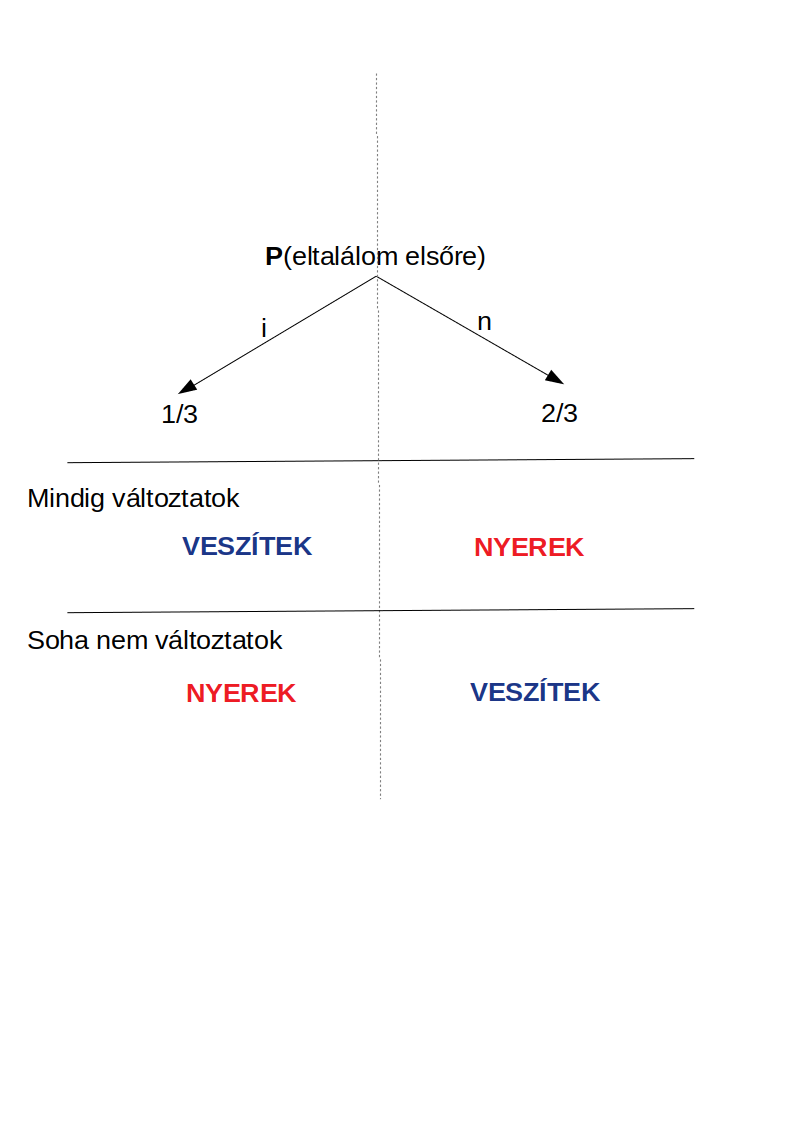
//> input picture bhax/thematic_tutorials/bhax_textbook/img/montyhall2.png, 794 x 1123 px, given in place of fish.jpg, which was not available
$ ./sdfs   (built with g++ and OpenCV 4)
//> lines starting //> are read from the running program, lines starting //| are printed output that depends on the picture; pictures that were not available may be replaced by others from this repository, and a replacement may not be noted
#include <iostream>
#include <string>
#include <algorithm>
#include <opencv2/core.hpp>
#include <opencv2/highgui.hpp>
#include <opencv2/imgproc.hpp>

using namespace std;
using namespace cv;

// [16 lines of commented-out code are left out]


void hsvcpy(const Mat src, Mat& dest) {

	dest = Mat::zeros(src.size(), CV_8UC3);
	Mat hsv;
	cvtColor(src, hsv, COLOR_BGR2HSV);

	for (int i = 0; i < src.rows; i++)
		for (int j = 0; j < src.cols; j++) {
			Vec3b c = src.at<Vec3b>(i, j);
			Vec3b hc = hsv.at<Vec3b>(i, j);
			if (hc[0] < 115 && hc[0]>95)
				dest.at<Vec3b>(i, j) = c;
		}
}


int main() {

	// [86 lines of commented-out code are left out]
	Mat fish = imread("fish.jpg");
//> fish is the input picture: 1123 rows x 794 cols, CV_8UC3; mean B, G, R 252.4, 252.1, 252.5
	Mat smallFish;
	resize(fish, smallFish, fish.size() / 3);
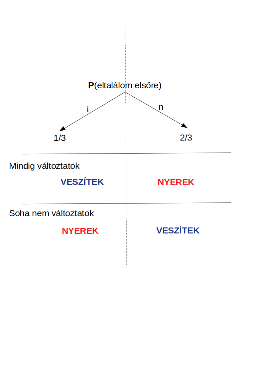
//> smallFish: 374 rows x 264 cols, CV_8UC3; mean B, G, R 252.4, 252.2, 252.6
	Mat hsvFish;
	hsvcpy(smallFish, hsvFish);
//> in hsvcpy, `cvtColor(src, hsv, COLOR_BGR2HSV);`: hsv: 374 rows x 264 cols, CV_8UC3; mean H, S, V 1.5, 2, 253.1
//> after the loop in hsvcpy, `for (int i = 0; i < src.rows; i++)`:
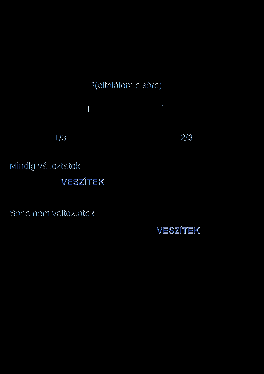
//> dest: 374 rows x 264 cols, CV_8UC3; mean B, G, R 1.2, 0.9, 0.7
	imshow("fish", hsvFish);
	imwrite("AQC8ZY_fish.png", hsvFish);

	VideoCapture cap;
	cap.open("galamb.avi");
	if (!cap.isOpened())
	{
		cout << "Nem létezik a videó" << endl;
		waitKey(0);
		exit(0);
	}

	Mat sFish = imread("AQC8ZY_fish.png");
	Mat img;
	while (1)
	{
		cap >> img;
		if (img.empty())
			break;

		sFish.copyTo(img(cv::Rect(img.cols / 2 - sFish.cols, img.rows - sFish.rows, sFish.cols, sFish.rows)));
		medianBlur(img, img, 5);
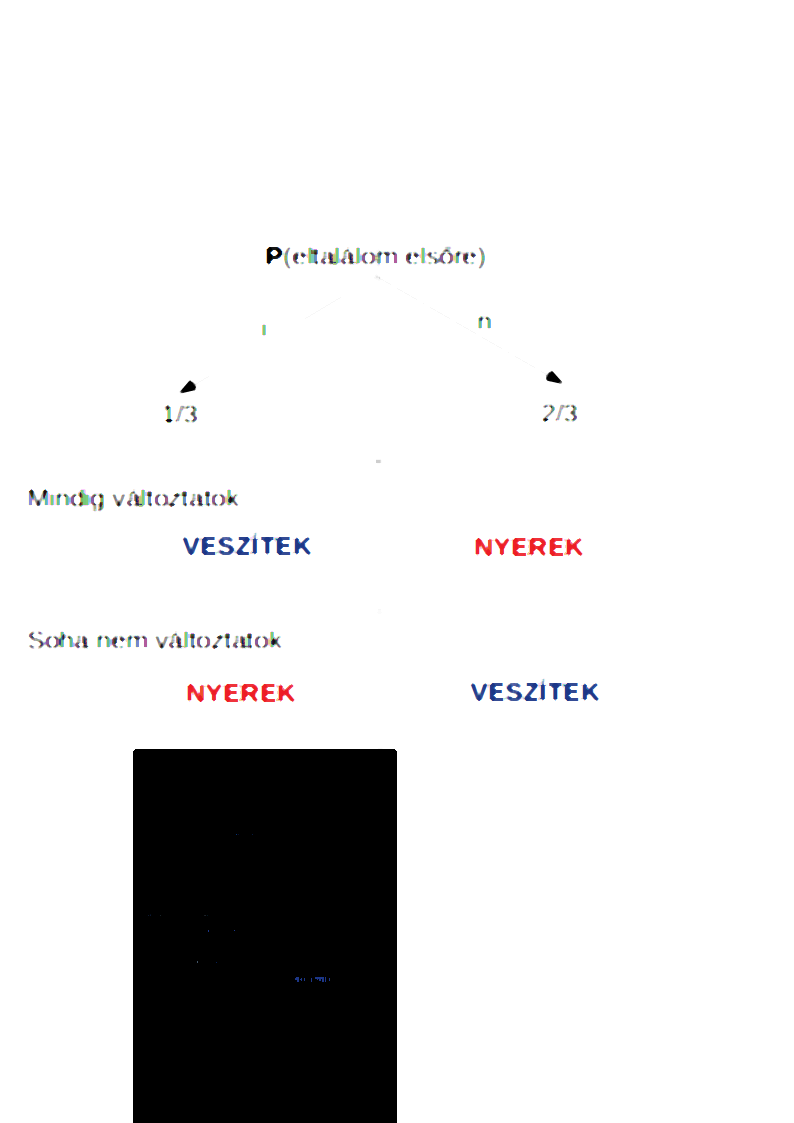
//> img: 1123 rows x 794 cols, CV_8UC3; mean B, G, R 225.3, 225.1, 225.4
		imshow("AQC8ZY", img);
		waitKey(30);
	}

	waitKey(0);

}
